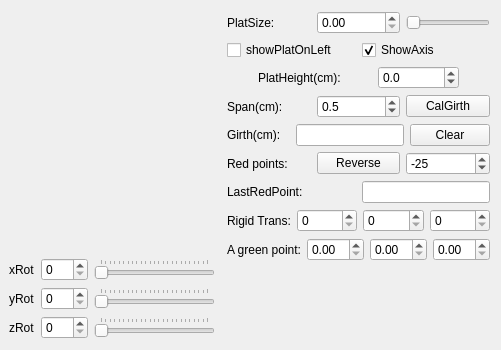
<?xml version="1.0" encoding="UTF-8"?>
<ui version="4.0">
 <class>Window</class>
 <widget class="QWidget" name="Window">
  <property name="geometry">
   <rect>
    <x>0</x>
    <y>0</y>
    <width>501</width>
    <height>350</height>
   </rect>
  </property>
  <property name="windowTitle">
   <string>Window</string>
  </property>
  <layout class="QGridLayout" name="gridLayout">
   <property name="leftMargin">
    <number>9</number>
   </property>
   <item row="0" column="0">
    <widget class="MyGLWidget" name="myGLWidget" native="true">
     <property name="enabled">
      <bool>true</bool>
     </property>
     <property name="minimumSize">
      <size>
       <width>200</width>
       <height>200</height>
      </size>
     </property>
    </widget>
   </item>
   <item row="3" column="0">
    <layout class="QHBoxLayout" name="horizontalLayout_3">
     <item>
      <widget class="QLabel" name="label_3">
       <property name="text">
        <string>zRot</string>
       </property>
      </widget>
     </item>
     <item>
      <widget class="QSpinBox" name="rotZSpinBox">
       <property name="maximum">
        <number>360</number>
       </property>
      </widget>
     </item>
     <item>
      <widget class="QSlider" name="rotZSlider">
       <property name="maximum">
        <number>360</number>
       </property>
       <property name="orientation">
        <enum>Qt::Horizontal</enum>
       </property>
       <property name="tickPosition">
        <enum>QSlider::TicksAbove</enum>
       </property>
       <property name="tickInterval">
        <number>15</number>
       </property>
      </widget>
     </item>
    </layout>
   </item>
   <item row="0" column="2" rowspan="4">
    <layout class="QFormLayout" name="formLayout">
     <item row="0" column="1">
      <layout class="QVBoxLayout" name="verticalLayout_2">
       <item>
        <layout class="QHBoxLayout" name="horizontalLayout_5">
         <item>
          <widget class="QLabel" name="label_6">
           <property name="sizePolicy">
            <sizepolicy hsizetype="Minimum" vsizetype="Preferred">
             <horstretch>0</horstretch>
             <verstretch>0</verstretch>
            </sizepolicy>
           </property>
           <property name="text">
            <string>PlatSize:</string>
           </property>
          </widget>
         </item>
         <item>
          <widget class="QDoubleSpinBox" name="doubleSpinBox_2">
           <property name="maximum">
            <double>5.000000000000000</double>
           </property>
           <property name="singleStep">
            <double>0.100000000000000</double>
           </property>
          </widget>
         </item>
         <item>
          <widget class="QSlider" name="horizontalSlider">
           <property name="sizePolicy">
            <sizepolicy hsizetype="Minimum" vsizetype="Fixed">
             <horstretch>0</horstretch>
             <verstretch>0</verstretch>
            </sizepolicy>
           </property>
           <property name="maximum">
            <number>500</number>
           </property>
           <property name="singleStep">
            <number>1</number>
           </property>
           <property name="orientation">
            <enum>Qt::Horizontal</enum>
           </property>
          </widget>
         </item>
        </layout>
       </item>
       <item>
        <layout class="QHBoxLayout" name="horizontalLayout_7" stretch="0,0">
         <item>
          <widget class="QCheckBox" name="checkBox">
           <property name="text">
            <string>showPlatOnLeft</string>
           </property>
          </widget>
         </item>
         <item>
          <widget class="QCheckBox" name="checkBox_2">
           <property name="text">
            <string>ShowAxis</string>
           </property>
           <property name="checked">
            <bool>true</bool>
           </property>
          </widget>
         </item>
        </layout>
       </item>
       <item>
        <layout class="QHBoxLayout" name="horizontalLayout_4">
         <item>
          <widget class="QLabel" name="label_4">
           <property name="sizePolicy">
            <sizepolicy hsizetype="Fixed" vsizetype="Preferred">
             <horstretch>0</horstretch>
             <verstretch>0</verstretch>
            </sizepolicy>
           </property>
           <property name="text">
            <string>PlatHeight(cm):</string>
           </property>
          </widget>
         </item>
         <item>
          <widget class="QDoubleSpinBox" name="doubleSpinBox">
           <property name="sizePolicy">
            <sizepolicy hsizetype="Maximum" vsizetype="Fixed">
             <horstretch>0</horstretch>
             <verstretch>0</verstretch>
            </sizepolicy>
           </property>
           <property name="font">
            <font>
             <weight>50</weight>
             <italic>false</italic>
             <bold>false</bold>
             <underline>false</underline>
             <strikeout>false</strikeout>
            </font>
           </property>
           <property name="prefix">
            <string/>
           </property>
           <property name="decimals">
            <number>1</number>
           </property>
           <property name="minimum">
            <double>-999999.000000000000000</double>
           </property>
           <property name="maximum">
            <double>999999.000000000000000</double>
           </property>
           <property name="singleStep">
            <double>1.000000000000000</double>
           </property>
          </widget>
         </item>
        </layout>
       </item>
       <item>
        <layout class="QHBoxLayout" name="horizontalLayout_8">
         <item>
          <widget class="QLabel" name="label_8">
           <property name="sizePolicy">
            <sizepolicy hsizetype="Minimum" vsizetype="Minimum">
             <horstretch>0</horstretch>
             <verstretch>0</verstretch>
            </sizepolicy>
           </property>
           <property name="text">
            <string>Span(cm):</string>
           </property>
          </widget>
         </item>
         <item>
          <widget class="QDoubleSpinBox" name="doubleSpinBox_3">
           <property name="decimals">
            <number>1</number>
           </property>
           <property name="singleStep">
            <double>0.100000000000000</double>
           </property>
           <property name="value">
            <double>0.500000000000000</double>
           </property>
          </widget>
         </item>
         <item>
          <widget class="QPushButton" name="pushButton">
           <property name="text">
            <string>CalGirth</string>
           </property>
          </widget>
         </item>
        </layout>
       </item>
       <item>
        <layout class="QHBoxLayout" name="horizontalLayout_10">
         <item>
          <widget class="QLabel" name="label_5">
           <property name="text">
            <string>Girth(cm):</string>
           </property>
          </widget>
         </item>
         <item>
          <widget class="QLineEdit" name="lineEdit">
           <property name="sizePolicy">
            <sizepolicy hsizetype="Minimum" vsizetype="Fixed">
             <horstretch>0</horstretch>
             <verstretch>0</verstretch>
            </sizepolicy>
           </property>
           <property name="readOnly">
            <bool>true</bool>
           </property>
           <property name="clearButtonEnabled">
            <bool>false</bool>
           </property>
          </widget>
         </item>
         <item>
          <widget class="QPushButton" name="pushButton_2">
           <property name="sizePolicy">
            <sizepolicy hsizetype="Minimum" vsizetype="Fixed">
             <horstretch>0</horstretch>
             <verstretch>0</verstretch>
            </sizepolicy>
           </property>
           <property name="text">
            <string>Clear</string>
           </property>
          </widget>
         </item>
        </layout>
       </item>
       <item>
        <layout class="QHBoxLayout" name="horizontalLayout_6">
         <item>
          <widget class="QLabel" name="label_7">
           <property name="sizePolicy">
            <sizepolicy hsizetype="Minimum" vsizetype="Preferred">
             <horstretch>0</horstretch>
             <verstretch>0</verstretch>
            </sizepolicy>
           </property>
           <property name="text">
            <string>Red points:</string>
           </property>
          </widget>
         </item>
         <item>
          <widget class="QPushButton" name="pushButton_3">
           <property name="text">
            <string>Reverse</string>
           </property>
          </widget>
         </item>
         <item>
          <widget class="QSpinBox" name="spinBox">
           <property name="minimum">
            <number>-999999</number>
           </property>
           <property name="maximum">
            <number>999999</number>
           </property>
           <property name="value">
            <number>-25</number>
           </property>
          </widget>
         </item>
        </layout>
       </item>
       <item>
        <layout class="QHBoxLayout" name="horizontalLayout_12">
         <item>
          <widget class="QLabel" name="label_10">
           <property name="sizePolicy">
            <sizepolicy hsizetype="Minimum" vsizetype="Preferred">
             <horstretch>0</horstretch>
             <verstretch>0</verstretch>
            </sizepolicy>
           </property>
           <property name="text">
            <string>LastRedPoint:</string>
           </property>
          </widget>
         </item>
         <item>
          <widget class="QLineEdit" name="LastRedPoint_LineEdit">
           <property name="sizePolicy">
            <sizepolicy hsizetype="Preferred" vsizetype="Fixed">
             <horstretch>0</horstretch>
             <verstretch>0</verstretch>
            </sizepolicy>
           </property>
          </widget>
         </item>
        </layout>
       </item>
       <item>
        <layout class="QHBoxLayout" name="horizontalLayout_11">
         <item>
          <widget class="QLabel" name="label_9">
           <property name="text">
            <string>Rigid Trans:</string>
           </property>
          </widget>
         </item>
         <item>
          <widget class="QSpinBox" name="spinBox_4">
           <property name="maximum">
            <number>360</number>
           </property>
          </widget>
         </item>
         <item>
          <widget class="QSpinBox" name="spinBox_3">
           <property name="maximum">
            <number>360</number>
           </property>
          </widget>
         </item>
         <item>
          <widget class="QSpinBox" name="spinBox_2">
           <property name="maximum">
            <number>360</number>
           </property>
          </widget>
         </item>
        </layout>
       </item>
       <item>
        <layout class="QHBoxLayout" name="horizontalLayout_13">
         <item>
          <widget class="QLabel" name="label_11">
           <property name="text">
            <string>A green point:</string>
           </property>
          </widget>
         </item>
         <item>
          <widget class="QDoubleSpinBox" name="doubleSpinBox_4">
           <property name="singleStep">
            <double>0.100000000000000</double>
           </property>
          </widget>
         </item>
         <item>
          <widget class="QDoubleSpinBox" name="doubleSpinBox_5">
           <property name="singleStep">
            <double>0.100000000000000</double>
           </property>
          </widget>
         </item>
         <item>
          <widget class="QDoubleSpinBox" name="doubleSpinBox_6">
           <property name="singleStep">
            <double>0.100000000000000</double>
           </property>
          </widget>
         </item>
        </layout>
       </item>
      </layout>
     </item>
     <item row="1" column="1">
      <layout class="QHBoxLayout" name="horizontalLayout_9">
       <item>
        <widget class="MyGLWidget" name="widget" native="true">
         <property name="sizePolicy">
          <sizepolicy hsizetype="Minimum" vsizetype="Minimum">
           <horstretch>0</horstretch>
           <verstretch>0</verstretch>
          </sizepolicy>
         </property>
         <property name="minimumSize">
          <size>
           <width>50</width>
           <height>50</height>
          </size>
         </property>
         <property name="sizeIncrement">
          <size>
           <width>0</width>
           <height>0</height>
          </size>
         </property>
         <property name="baseSize">
          <size>
           <width>50</width>
           <height>50</height>
          </size>
         </property>
         <property name="contextMenuPolicy">
          <enum>Qt::PreventContextMenu</enum>
         </property>
         <property name="layoutDirection">
          <enum>Qt::LeftToRight</enum>
         </property>
        </widget>
       </item>
      </layout>
     </item>
    </layout>
   </item>
   <item row="1" column="0">
    <layout class="QHBoxLayout" name="horizontalLayout">
     <item>
      <widget class="QLabel" name="label">
       <property name="text">
        <string>xRot</string>
       </property>
      </widget>
     </item>
     <item>
      <widget class="QSpinBox" name="rotXSpinBox">
       <property name="maximum">
        <number>360</number>
       </property>
      </widget>
     </item>
     <item>
      <widget class="QSlider" name="rotXSlider">
       <property name="cursor">
        <cursorShape>ArrowCursor</cursorShape>
       </property>
       <property name="minimum">
        <number>0</number>
       </property>
       <property name="maximum">
        <number>360</number>
       </property>
       <property name="orientation">
        <enum>Qt::Horizontal</enum>
       </property>
       <property name="tickPosition">
        <enum>QSlider::TicksAbove</enum>
       </property>
       <property name="tickInterval">
        <number>15</number>
       </property>
      </widget>
     </item>
    </layout>
   </item>
   <item row="2" column="0">
    <layout class="QHBoxLayout" name="horizontalLayout_2">
     <item>
      <widget class="QLabel" name="label_2">
       <property name="text">
        <string>yRot</string>
       </property>
      </widget>
     </item>
     <item>
      <widget class="QSpinBox" name="rotYSpinBox">
       <property name="maximum">
        <number>360</number>
       </property>
      </widget>
     </item>
     <item>
      <widget class="QSlider" name="rotYSlider">
       <property name="layoutDirection">
        <enum>Qt::LeftToRight</enum>
       </property>
       <property name="maximum">
        <number>360</number>
       </property>
       <property name="orientation">
        <enum>Qt::Horizontal</enum>
       </property>
       <property name="tickPosition">
        <enum>QSlider::TicksAbove</enum>
       </property>
       <property name="tickInterval">
        <number>15</number>
       </property>
      </widget>
     </item>
    </layout>
   </item>
  </layout>
 </widget>
 <layoutdefault spacing="6" margin="11"/>
 <customwidgets>
  <customwidget>
   <class>MyGLWidget</class>
   <extends>QWidget</extends>
   <header location="global">myglwidget.h</header>
   <container>1</container>
   <slots>
    <slot>setXRotation(int)</slot>
    <slot>setZRotation(int)</slot>
    <slot>setYRotation(int)</slot>
   </slots>
  </customwidget>
 </customwidgets>
 <resources/>
 <connections>
  <connection>
   <sender>rotXSlider</sender>
   <signal>valueChanged(int)</signal>
   <receiver>myGLWidget</receiver>
   <slot>setXRotation(int)</slot>
   <hints>
    <hint type="sourcelabel">
     <x>184</x>
     <y>244</y>
    </hint>
    <hint type="destinationlabel">
     <x>83</x>
     <y>205</y>
    </hint>
   </hints>
  </connection>
  <connection>
   <sender>rotYSlider</sender>
   <signal>valueChanged(int)</signal>
   <receiver>myGLWidget</receiver>
   <slot>setYRotation(int)</slot>
   <hints>
    <hint type="sourcelabel">
     <x>256</x>
     <y>288</y>
    </hint>
    <hint type="destinationlabel">
     <x>156</x>
     <y>206</y>
    </hint>
   </hints>
  </connection>
  <connection>
   <sender>rotZSlider</sender>
   <signal>valueChanged(int)</signal>
   <receiver>myGLWidget</receiver>
   <slot>setZRotation(int)</slot>
   <hints>
    <hint type="sourcelabel">
     <x>229</x>
     <y>311</y>
    </hint>
    <hint type="destinationlabel">
     <x>227</x>
     <y>202</y>
    </hint>
   </hints>
  </connection>
 </connections>
</ui>
